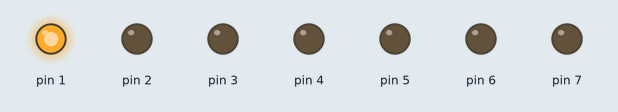
Recording of a sketch running on a simulated Arduino Uno, built with avr-gcc and run on an emulated ATmega328P. Parts: output pins drawn as LEDs (lit = HIGH). Pins used as bus, display or sensor lines are not drawn.

Above: at 0.1 s.
At 1.1 s:
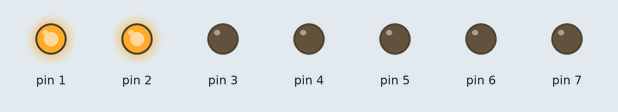
At 2.1 s:
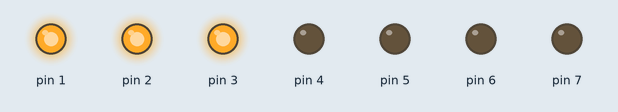
At 3.1 s:
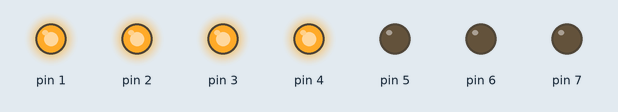
At 4.1 s:
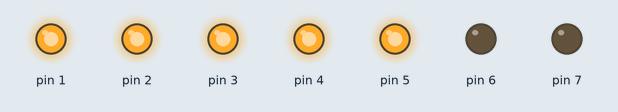
At 6.1 s:
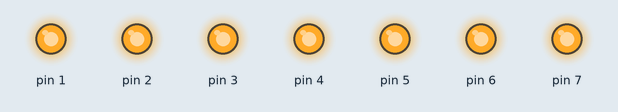
Timing chart, 0 to 7.6 s (numbered marks = the images above):
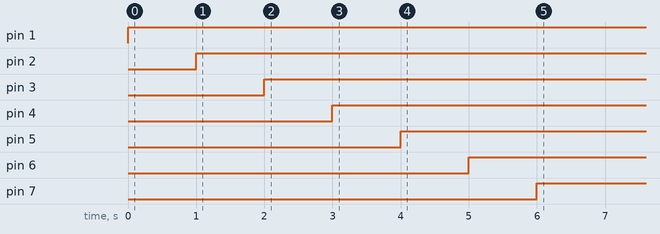

Measured:
- by itself, pin 1: LOW → HIGH at 0.00 s
- by itself, pin 2: LOW → HIGH at 1.0 s
- by itself, pin 3: LOW → HIGH at 2.0 s
- by itself, pin 4: LOW → HIGH at 3.0 s
- by itself, pin 5: LOW → HIGH at 4.0 s
- by itself, pin 6: LOW → HIGH at 5.0 s
- by itself, pin 7: LOW → HIGH at 6.0 s

The sketch:

Lab_4_TEST_4.2-4.ino
```cpp
void setup() {
  DDRD = B11111111;
}
void loop() {
  for(int i=0;i<99;i++)
  {
        PORTD |= B00000001;
        PORTD = PORTD<<1;
        delay(500);
        PORTD &= PORTD<<0;
        delay(500);
  }
}
```
